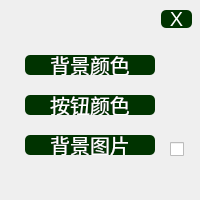
<?xml version="1.0" encoding="UTF-8"?>
<ui version="4.0">
 <class>StyleSeting</class>
 <widget class="QWidget" name="StyleSeting">
  <property name="geometry">
   <rect>
    <x>0</x>
    <y>0</y>
    <width>200</width>
    <height>200</height>
   </rect>
  </property>
  <property name="windowTitle">
   <string>Form</string>
  </property>
  <property name="styleSheet">
   <string notr="true"/>
  </property>
  <widget class="QPushButton" name="pushButton">
   <property name="geometry">
    <rect>
     <x>20</x>
     <y>50</y>
     <width>140</width>
     <height>30</height>
    </rect>
   </property>
   <property name="styleSheet">
    <string notr="true">QPushButton{background: #003300; border-radius: 5px; margin: 5px;font-size: 20px; color: white;}
QPushButton:hover{background: #C0C0C0;}
QPushButton:pressed{background: #808080;}</string>
   </property>
   <property name="text">
    <string>背景颜色</string>
   </property>
  </widget>
  <widget class="QPushButton" name="pushButton_2">
   <property name="geometry">
    <rect>
     <x>20</x>
     <y>90</y>
     <width>140</width>
     <height>30</height>
    </rect>
   </property>
   <property name="styleSheet">
    <string notr="true">QPushButton{background: #003300; border-radius: 5px; margin: 5px;font-size: 20px; color: white;}
QPushButton:hover{background: #C0C0C0;}
QPushButton:pressed{background: #808080;}</string>
   </property>
   <property name="text">
    <string>按钮颜色</string>
   </property>
  </widget>
  <widget class="QPushButton" name="pushButton_3">
   <property name="geometry">
    <rect>
     <x>20</x>
     <y>130</y>
     <width>140</width>
     <height>30</height>
    </rect>
   </property>
   <property name="styleSheet">
    <string notr="true">QPushButton{background: #003300; border-radius: 5px; margin: 5px;font-size: 20px; color: white;}
QPushButton:hover{background: #C0C0C0;}
QPushButton:pressed{background: #808080;}</string>
   </property>
   <property name="text">
    <string>背景图片</string>
   </property>
  </widget>
  <widget class="QCheckBox" name="checkBox">
   <property name="geometry">
    <rect>
     <x>170</x>
     <y>140</y>
     <width>20</width>
     <height>19</height>
    </rect>
   </property>
   <property name="text">
    <string/>
   </property>
  </widget>
  <widget class="QPushButton" name="pushButton_4">
   <property name="geometry">
    <rect>
     <x>156</x>
     <y>5</y>
     <width>41</width>
     <height>28</height>
    </rect>
   </property>
   <property name="styleSheet">
    <string notr="true">QPushButton{background: #003300; border-radius: 5px; margin: 5px;font-size: 20px; color: white;}
QPushButton:hover{background: #C0C0C0;}
QPushButton:pressed{background: #808080;}</string>
   </property>
   <property name="text">
    <string>X</string>
   </property>
  </widget>
 </widget>
 <resources/>
 <connections/>
</ui>
